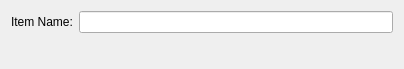
<ui version="4.0" >
 <class>CreateItemWidget</class>
 <widget class="QWidget" name="CreateItemWidget" >
  <property name="geometry" >
   <rect>
    <x>0</x>
    <y>0</y>
    <width>404</width>
    <height>69</height>
   </rect>
  </property>
  <property name="windowTitle" >
   <string>Form</string>
  </property>
  <layout class="QVBoxLayout" name="verticalLayout" >
   <item>
    <layout class="QHBoxLayout" name="horizontalLayout" >
     <item>
      <widget class="QLabel" name="itemNameLabel" >
       <property name="text" >
        <string>Item Name:</string>
       </property>
      </widget>
     </item>
     <item>
      <widget class="QLineEdit" name="itemNameLineEdit" />
     </item>
    </layout>
   </item>
   <item>
    <spacer name="verticalSpacer" >
     <property name="orientation" >
      <enum>Qt::Vertical</enum>
     </property>
     <property name="sizeHint" stdset="0" >
      <size>
       <width>20</width>
       <height>0</height>
      </size>
     </property>
    </spacer>
   </item>
  </layout>
 </widget>
 <resources/>
 <connections/>
</ui>
